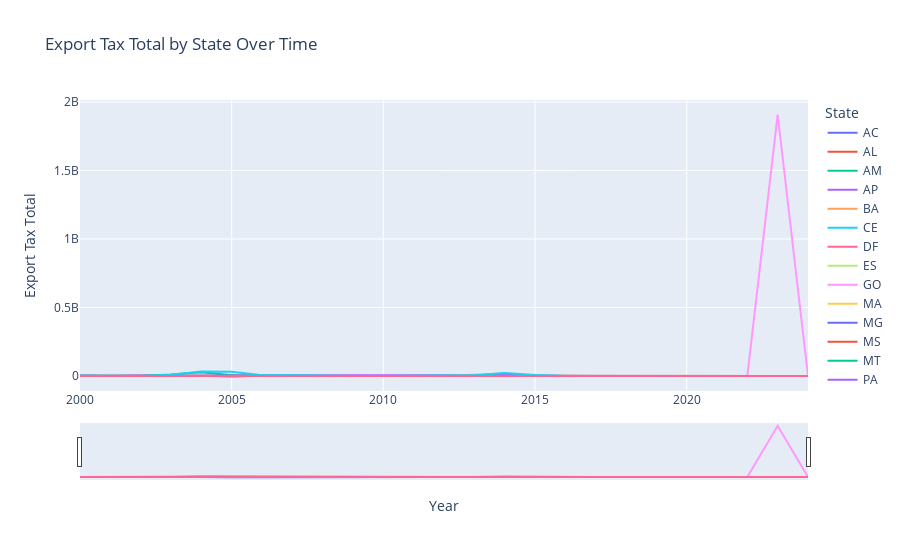

Notebook cell for this chart:
### Code cell
state_export_tax_fig: Figure = create_tax_trend_plot(df=plt_state_trend, tax_type="export", column="state")
state_export_tax_fig.show()

### Figure 1 — Plotly figure (JSON) as saved in the notebook; plotly's stock layout.template omitted (floating-point values rounded to 4 significant figures)
{"data": [{"customdata": [["AC"], ["AC"], ["AC"], ["AC"], ["AC"], ["AC"], ["AC"], ["AC"], ["AC"], ["AC"], ["AC"], ["AC"], ["AC"], ["AC"], ["AC"], ["AC"], ["AC"], ["AC"], ["AC"], ["AC"], ["AC"], ["AC"], ["AC"], ["AC"], ["AC"]], "hovertemplate": "state=%{customdata[0]}<br>Year=%{x}<br>Export Tax Total=%{y}<extra></extra>", "legendgroup": "AC", "line": {"color": "#636efa", "dash": "solid"}, "marker": {"symbol": "circle"}, "mode": "lines", "name": "AC", "orientation": "v", "showlegend": true, "type": "scatter", "x": [2000, 2001, 2002, 2003, 2004, 2005, 2006, 2007, 2008, 2009, 2010, 2011, 2012, 2013, 2014, 2015, 2016, 2017, 2018, 2019, 2020, 2021, 2022, 2023, 2024], "xaxis": "x", "y": [13, 914962, 0, 92, 10, 272, 316, 3815, 0, 12, 0, 582, 0, -211, 0, 0, 0, 10, 0, 0, 20, 0, 0, 0, 0], "yaxis": "y"}, {"customdata": [["AL"], ["AL"], ["AL"], ["AL"], ["AL"], ["AL"], ["AL"], ["AL"], ["AL"], ["AL"], ["AL"], ["AL"], ["AL"], ["AL"], ["AL"], ["AL"], ["AL"], ["AL"], ["AL"], ["AL"], ["AL"], ["AL"], ["AL"], ["AL"], ["AL"]], "hovertemplate": "state=%{customdata[0]}<br>Year=%{x}<br>Export Tax Total=%{y}<extra></extra>", "legendgroup": "AL", "line": {"color": "#EF553B", "dash": "solid"}, "marker": {"symbol": "circle"}, "mode": "lines", "name": "AL", "orientation": "v", "showlegend": true, "type": "scatter", "x": [2000, 2001, 2002, 2003, 2004, 2005, 2006, 2007, 2008, 2009, 2010, 2011, 2012, 2013, 2014, 2015, 2016, 2017, 2018, 2019, 2020, 2021, 2022, 2023, 2024], "xaxis": "x", "y": [229026, 1883156, 0, 190, 157, 8597, 59273, 130231, 0, 0, 0, 251, 0, 15915, 14838, 5946, 0, 1905, 0, 0, 0, 0, 1642, 0, 0], "yaxis": "y"}, {"customdata": [["AM"], ["AM"], ["AM"], ["AM"], ["AM"], ["AM"], ["AM"], ["AM"], ["AM"], ["AM"], ["AM"], ["AM"], ["AM"], ["AM"], ["AM"], ["AM"], ["AM"], ["AM"], ["AM"], ["AM"], ["AM"], ["AM"], ["AM"], ["AM"], ["AM"]], "hovertemplate": "state=%{customdata[0]}<br>Year=%{x}<br>Export Tax Total=%{y}<extra></extra>", "legendgroup": "AM", "line": {"color": "#00cc96", "dash": "solid"}, "marker": {"symbol": "circle"}, "mode": "lines", "name": "AM", "orientation": "v", "showlegend": true, "type": "scatter", "x": [2000, 2001, 2002, 2003, 2004, 2005, 2006, 2007, 2008, 2009, 2010, 2011, 2012, 2013, 2014, 2015, 2016, 2017, 2018, 2019, 2020, 2021, 2022, 2023, 2024], "xaxis": "x", "y": [707, 576, 242, 70, -7, 127641, 88292, 2935, 0, 0, 0, 175, 0, 3275, -2901, 1348, 0, 0, 0, 0, 0, 13, 0, 0, 0], "yaxis": "y"}, {"customdata": [["AP"], ["AP"], ["AP"], ["AP"], ["AP"], ["AP"], ["AP"], ["AP"], ["AP"], ["AP"], ["AP"], ["AP"], ["AP"], ["AP"], ["AP"], ["AP"], ["AP"], ["AP"], ["AP"], ["AP"], ["AP"], ["AP"], ["AP"], ["AP"], ["AP"]], "hovertemplate": "state=%{customdata[0]}<br>Year=%{x}<br>Export Tax Total=%{y}<extra></extra>", "legendgroup": "AP", "line": {"color": "#ab63fa", "dash": "solid"}, "marker": {"symbol": "circle"}, "mode": "lines", "name": "AP", "orientation": "v", "showlegend": true, "type": "scatter", "x": [2000, 2001, 2002, 2003, 2004, 2005, 2006, 2007, 2008, 2009, 2010, 2011, 2012, 2013, 2014, 2015, 2016, 2017, 2018, 2019, 2020, 2021, 2022, 2023, 2024], "xaxis": "x", "y": [0, 0, 0, 0, 151, 233, 150, 116, 0, 0, 0, 1, 0, -4, 0, 211, 0, 0, 0, 123, 0, 0, 50, 0, 0], "yaxis": "y"}, {"customdata": [["BA"], ["BA"], ["BA"], ["BA"], ["BA"], ["BA"], ["BA"], ["BA"], ["BA"], ["BA"], ["BA"], ["BA"], ["BA"], ["BA"], ["BA"], ["BA"], ["BA"], ["BA"], ["BA"], ["BA"], ["BA"], ["BA"], ["BA"], ["BA"], ["BA"]], "hovertemplate": "state=%{customdata[0]}<br>Year=%{x}<br>Export Tax Total=%{y}<extra></extra>", "legendgroup": "BA", "line": {"color": "#FFA15A", "dash": "solid"}, "marker": {"symbol": "circle"}, "mode": "lines", "name": "BA", "orientation": "v", "showlegend": true, "type": "scatter", "x": [2000, 2001, 2002, 2003, 2004, 2005, 2006, 2007, 2008, 2009, 2010, 2011, 2012, 2013, 2014, 2015, 2016, 2017, 2018, 2019, 2020, 2021, 2022, 2023, 2024], "xaxis": "x", "y": [11091, 4062223, 0, 2770612, 3708915, 3012391, 3020564, 1327753, 0, 0, 0, 259262, 0, 288068, 532945, 121482, 0, 0, 0, 0, 0, 0, 0, 0, 0], "yaxis": "y"}, {"customdata": [["CE"], ["CE"], ["CE"], ["CE"], ["CE"], ["CE"], ["CE"], ["CE"], ["CE"], ["CE"], ["CE"], ["CE"], ["CE"], ["CE"], ["CE"], ["CE"], ["CE"], ["CE"], ["CE"], ["CE"], ["CE"], ["CE"], ["CE"], ["CE"], ["CE"]], "hovertemplate": "state=%{customdata[0]}<br>Year=%{x}<br>Export Tax Total=%{y}<extra></extra>", "legendgroup": "CE", "line": {"color": "#19d3f3", "dash": "solid"}, "marker": {"symbol": "circle"}, "mode": "lines", "name": "CE", "orientation": "v", "showlegend": true, "type": "scatter", "x": [2000, 2001, 2002, 2003, 2004, 2005, 2006, 2007, 2008, 2009, 2010, 2011, 2012, 2013, 2014, 2015, 2016, 2017, 2018, 2019, 2020, 2021, 2022, 2023, 2024], "xaxis": "x", "y": [341, 205147, 586, 123817, 474562, 109681, 237292, 53709, 0, 0, 0, 70419, 0, 93223, 216067, 16529, 0, 0, -37, 0, 0, 0, 0, 0, 0], "yaxis": "y"}, {"customdata": [["DF"], ["DF"], ["DF"], ["DF"], ["DF"], ["DF"], ["DF"], ["DF"], ["DF"], ["DF"], ["DF"], ["DF"], ["DF"], ["DF"], ["DF"], ["DF"], ["DF"], ["DF"], ["DF"], ["DF"], ["DF"], ["DF"], ["DF"], ["DF"], ["DF"]], "hovertemplate": "state=%{customdata[0]}<br>Year=%{x}<br>Export Tax Total=%{y}<extra></extra>", "legendgroup": "DF", "line": {"color": "#FF6692", "dash": "solid"}, "marker": {"symbol": "circle"}, "mode": "lines", "name": "DF", "orientation": "v", "showlegend": true, "type": "scatter", "x": [2000, 2001, 2002, 2003, 2004, 2005, 2006, 2007, 2008, 2009, 2010, 2011, 2012, 2013, 2014, 2015, 2016, 2017, 2018, 2019, 2020, 2021, 2022, 2023, 2024], "xaxis": "x", "y": [938, 891, 401, 536, 1021, -9624, 57719, 7688, 1924, 0, 0, 210, 0, 16029, 42854, 2395, 0, 0, 0, 0, 0, 0, 0, 0, 0], "yaxis": "y"}, {"customdata": [["ES"], ["ES"], ["ES"], ["ES"], ["ES"], ["ES"], ["ES"], ["ES"], ["ES"], ["ES"], ["ES"], ["ES"], ["ES"], ["ES"], ["ES"], ["ES"], ["ES"], ["ES"], ["ES"], ["ES"], ["ES"], ["ES"], ["ES"], ["ES"], ["ES"]], "hovertemplate": "state=%{customdata[0]}<br>Year=%{x}<br>Export Tax Total=%{y}<extra></extra>", "legendgroup": "ES", "line": {"color": "#B6E880", "dash": "solid"}, "marker": {"symbol": "circle"}, "mode": "lines", "name": "ES", "orientation": "v", "showlegend": true, "type": "scatter", "x": [2000, 2001, 2002, 2003, 2004, 2005, 2006, 2007, 2008, 2009, 2010, 2011, 2012, 2013, 2014, 2015, 2016, 2017, 2018, 2019, 2020, 2021, 2022, 2023, 2024], "xaxis": "x", "y": [301, 600, 251, 165, 14328, 22683, 19717, 21482, 0, 3255, 0, 1204, 0, 29302, -19058, -667, 0, 0, 0, -41, 0, 0, 0, 0, 0], "yaxis": "y"}, {"customdata": [["GO"], ["GO"], ["GO"], ["GO"], ["GO"], ["GO"], ["GO"], ["GO"], ["GO"], ["GO"], ["GO"], ["GO"], ["GO"], ["GO"], ["GO"], ["GO"], ["GO"], ["GO"], ["GO"], ["GO"], ["GO"], ["GO"], ["GO"], ["GO"], ["GO"]], "hovertemplate": "state=%{customdata[0]}<br>Year=%{x}<br>Export Tax Total=%{y}<extra></extra>", "legendgroup": "GO", "line": {"color": "#FF97FF", "dash": "solid"}, "marker": {"symbol": "circle"}, "mode": "lines", "name": "GO", "orientation": "v", "showlegend": true, "type": "scatter", "x": [2000, 2001, 2002, 2003, 2004, 2005, 2006, 2007, 2008, 2009, 2010, 2011, 2012, 2013, 2014, 2015, 2016, 2017, 2018, 2019, 2020, 2021, 2022, 2023, 2024], "xaxis": "x", "y": [20239, 3528560, 0, 3881638, 3148, 24322, 19147, 86811, 0, 0, 0, 464, 0, 93325, 313204, 224837, 0, 0, 0, 0, 0, 0, 0, 0, 0], "yaxis": "y"}, {"customdata": [["MA"], ["MA"], ["MA"], ["MA"], ["MA"], ["MA"], ["MA"], ["MA"], ["MA"], ["MA"], ["MA"], ["MA"], ["MA"], ["MA"], ["MA"], ["MA"], ["MA"], ["MA"], ["MA"], ["MA"], ["MA"], ["MA"], ["MA"], ["MA"], ["MA"]], "hovertemplate": "state=%{customdata[0]}<br>Year=%{x}<br>Export Tax Total=%{y}<extra></extra>", "legendgroup": "MA", "line": {"color": "#FECB52", "dash": "solid"}, "marker": {"symbol": "circle"}, "mode": "lines", "name": "MA", "orientation": "v", "showlegend": true, "type": "scatter", "x": [2000, 2001, 2002, 2003, 2004, 2005, 2006, 2007, 2008, 2009, 2010, 2011, 2012, 2013, 2014, 2015, 2016, 2017, 2018, 2019, 2020, 2021, 2022, 2023, 2024], "xaxis": "x", "y": [616, 28776, 827, 18105, 920, 3672, 3173, 11653, 0, 1670, 0, 584, 0, 4418, 14231, 1662, 0, 0, 0, 10828, 4562, 0, -3, 0, 0], "yaxis": "y"}, {"customdata": [["MG"], ["MG"], ["MG"], ["MG"], ["MG"], ["MG"], ["MG"], ["MG"], ["MG"], ["MG"], ["MG"], ["MG"], ["MG"], ["MG"], ["MG"], ["MG"], ["MG"], ["MG"], ["MG"], ["MG"], ["MG"], ["MG"], ["MG"], ["MG"], ["MG"]], "hovertemplate": "state=%{customdata[0]}<br>Year=%{x}<br>Export Tax Total=%{y}<extra></extra>", "legendgroup": "MG", "line": {"color": "#636efa", "dash": "solid"}, "marker": {"symbol": "circle"}, "mode": "lines", "name": "MG", "orientation": "v", "showlegend": true, "type": "scatter", "x": [2000, 2001, 2002, 2003, 2004, 2005, 2006, 2007, 2008, 2009, 2010, 2011, 2012, 2013, 2014, 2015, 2016, 2017, 2018, 2019, 2020, 2021, 2022, 2023, 2024], "xaxis": "x", "y": [67159, 5647678, 0, 6503915, 515741, -4170333, 133109, 113694, 22505, 0, 0, 10698, 0, 16500, 16803, 3544, 0, 0, 0, 0, 0, -698, 0, 0, 0], "yaxis": "y"}, {"customdata": [["MS"], ["MS"], ["MS"], ["MS"], ["MS"], ["MS"], ["MS"], ["MS"], ["MS"], ["MS"], ["MS"], ["MS"], ["MS"], ["MS"], ["MS"], ["MS"], ["MS"], ["MS"], ["MS"], ["MS"], ["MS"], ["MS"], ["MS"], ["MS"], ["MS"]], "hovertemplate": "state=%{customdata[0]}<br>Year=%{x}<br>Export Tax Total=%{y}<extra></extra>", "legendgroup": "MS", "line": {"color": "#EF553B", "dash": "solid"}, "marker": {"symbol": "circle"}, "mode": "lines", "name": "MS", "orientation": "v", "showlegend": true, "type": "scatter", "x": [2000, 2001, 2002, 2003, 2004, 2005, 2006, 2007, 2008, 2009, 2010, 2011, 2012, 2013, 2014, 2015, 2016, 2017, 2018, 2019, 2020, 2021, 2022, 2023, 2024], "xaxis": "x", "y": [33503, 1475690, 0, 3174805, 444981, 6804757, 1458011, 55079, 0, 0, 0, 7151, 0, 1055105, 2787904, 477811, 0, 0, -41, -58, 0, 352, 153234, 0, 0], "yaxis": "y"}, {"customdata": [["MT"], ["MT"], ["MT"], ["MT"], ["MT"], ["MT"], ["MT"], ["MT"], ["MT"], ["MT"], ["MT"], ["MT"], ["MT"], ["MT"], ["MT"], ["MT"], ["MT"], ["MT"], ["MT"], ["MT"], ["MT"], ["MT"], ["MT"], ["MT"], ["MT"]], "hovertemplate": "state=%{customdata[0]}<br>Year=%{x}<br>Export Tax Total=%{y}<extra></extra>", "legendgroup": "MT", "line": {"color": "#00cc96", "dash": "solid"}, "marker": {"symbol": "circle"}, "mode": "lines", "name": "MT", "orientation": "v", "showlegend": true, "type": "scatter", "x": [2000, 2001, 2002, 2003, 2004, 2005, 2006, 2007, 2008, 2009, 2010, 2011, 2012, 2013, 2014, 2015, 2016, 2017, 2018, 2019, 2020, 2021, 2022, 2023, 2024], "xaxis": "x", "y": [9412, 1530632, 0, 2585925, 337, 687446, 16729, 8823, 0, 0, 0, 256, 0, 79716, 393652, 94125, -23, 0, 0, 5479, 0, 0, 0, 0, 0], "yaxis": "y"}, {"customdata": [["PA"], ["PA"], ["PA"], ["PA"], ["PA"], ["PA"], ["PA"], ["PA"], ["PA"], ["PA"], ["PA"], ["PA"], ["PA"], ["PA"], ["PA"], ["PA"], ["PA"], ["PA"], ["PA"], ["PA"], ["PA"], ["PA"], ["PA"], ["PA"], ["PA"]], "hovertemplate": "state=%{customdata[0]}<br>Year=%{x}<br>Export Tax Total=%{y}<extra></extra>", "legendgroup": "PA", "line": {"color": "#ab63fa", "dash": "solid"}, "marker": {"symbol": "circle"}, "mode": "lines", "name": "PA", "orientation": "v", "showlegend": true, "type": "scatter", "x": [2000, 2001, 2002, 2003, 2004, 2005, 2006, 2007, 2008, 2009, 2010, 2011, 2012, 2013, 2014, 2015, 2016, 2017, 2018, 2019, 2020, 2021, 2022, 2023, 2024], "xaxis": "x", "y": [12647, 416385, 0, 1192020, 809877, 227351, 856961, 706247, 0, 0, 0, 63747, 0, 3238662, 7745268, 1873383, 196048, 22245, 0, 0, 0, 773, 0, 0, 0], "yaxis": "y"}, {"customdata": [["PB"], ["PB"], ["PB"], ["PB"], ["PB"], ["PB"], ["PB"], ["PB"], ["PB"], ["PB"], ["PB"], ["PB"], ["PB"], ["PB"], ["PB"], ["PB"], ["PB"], ["PB"], ["PB"], ["PB"], ["PB"], ["PB"], ["PB"], ["PB"], ["PB"]], "hovertemplate": "state=%{customdata[0]}<br>Year=%{x}<br>Export Tax Total=%{y}<extra></extra>", "legendgroup": "PB", "line": {"color": "#FFA15A", "dash": "solid"}, "marker": {"symbol": "circle"}, "mode": "lines", "name": "PB", "orientation": "v", "showlegend": true, "type": "scatter", "x": [2000, 2001, 2002, 2003, 2004, 2005, 2006, 2007, 2008, 2009, 2010, 2011, 2012, 2013, 2014, 2015, 2016, 2017, 2018, 2019, 2020, 2021, 2022, 2023, 2024], "xaxis": "x", "y": [1272, 32240, 12, 420, -32747, 3904, 4615, 6254, 0, 0, 0, 32, 0, 8574, -1882, -1475, 0, 0, 0, 0, 0, 0, 0, 0, 0], "yaxis": "y"}, {"customdata": [["PE"], ["PE"], ["PE"], ["PE"], ["PE"], ["PE"], ["PE"], ["PE"], ["PE"], ["PE"], ["PE"], ["PE"], ["PE"], ["PE"], ["PE"], ["PE"], ["PE"], ["PE"], ["PE"], ["PE"], ["PE"], ["PE"], ["PE"], ["PE"], ["PE"]], "hovertemplate": "state=%{customdata[0]}<br>Year=%{x}<br>Export Tax Total=%{y}<extra></extra>", "legendgroup": "PE", "line": {"color": "#19d3f3", "dash": "solid"}, "marker": {"symbol": "circle"}, "mode": "lines", "name": "PE", "orientation": "v", "showlegend": true, "type": "scatter", "x": [2000, 2001, 2002, 2003, 2004, 2005, 2006, 2007, 2008, 2009, 2010, 2011, 2012, 2013, 2014, 2015, 2016, 2017, 2018, 2019, 2020, 2021, 2022, 2023, 2024], "xaxis": "x", "y": [7651, 586476, 0, 3167577, 1274, 11859, 46567, 125007, 0, 8991, 1623, 1055, 0, 149746, 165663, 54728, 0, 0, 0, 0, 0, 0, 0, 24323, 0], "yaxis": "y"}, {"customdata": [["PI"], ["PI"], ["PI"], ["PI"], ["PI"], ["PI"], ["PI"], ["PI"], ["PI"], ["PI"], ["PI"], ["PI"], ["PI"], ["PI"], ["PI"], ["PI"], ["PI"], ["PI"], ["PI"], ["PI"], ["PI"], ["PI"], ["PI"], ["PI"], ["PI"]], "hovertemplate": "state=%{customdata[0]}<br>Year=%{x}<br>Export Tax Total=%{y}<extra></extra>", "legendgroup": "PI", "line": {"color": "#FF6692", "dash": "solid"}, "marker": {"symbol": "circle"}, "mode": "lines", "name": "PI", "orientation": "v", "showlegend": true, "type": "scatter", "x": [2000, 2001, 2002, 2003, 2004, 2005, 2006, 2007, 2008, 2009, 2010, 2011, 2012, 2013, 2014, 2015, 2016, 2017, 2018, 2019, 2020, 2021, 2022, 2023, 2024], "xaxis": "x", "y": [276, 584821, 78, 387146, 308, 5940, 10128, 10008, 0, 172, 0, 51, 0, 2814, 902, -171, 0, 0, 0, 0, 0, 0, 0, 0, 0], "yaxis": "y"}, {"customdata": [["PR"], ["PR"], ["PR"], ["PR"], ["PR"], ["PR"], ["PR"], ["PR"], ["PR"], ["PR"], ["PR"], ["PR"], ["PR"], ["PR"], ["PR"], ["PR"], ["PR"], ["PR"], ["PR"], ["PR"], ["PR"], ["PR"], ["PR"], ["PR"], ["PR"]], "hovertemplate": "state=%{customdata[0]}<br>Year=%{x}<br>Export Tax Total=%{y}<extra></extra>", "legendgroup": "PR", "line": {"color": "#B6E880", "dash": "solid"}, "marker": {"symbol": "circle"}, "mode": "lines", "name": "PR", "orientation": "v", "showlegend": true, "type": "scatter", "x": [2000, 2001, 2002, 2003, 2004, 2005, 2006, 2007, 2008, 2009, 2010, 2011, 2012, 2013, 2014, 2015, 2016, 2017, 2018, 2019, 2020, 2021, 2022, 2023, 2024], "xaxis": "x", "y": [101638, 7526436, 0, 4557487, 10373497, 3826806, 794198, 2211612, 0, 0, 407032, 602108, 0, 9286634, 17167672, 2770432, 0, 0, 0, 0, 0, 0, 0, 0, 0], "yaxis": "y"}, {"customdata": [["RJ"], ["RJ"], ["RJ"], ["RJ"], ["RJ"], ["RJ"], ["RJ"], ["RJ"], ["RJ"], ["RJ"], ["RJ"], ["RJ"], ["RJ"], ["RJ"], ["RJ"], ["RJ"], ["RJ"], ["RJ"], ["RJ"], ["RJ"], ["RJ"], ["RJ"], ["RJ"], ["RJ"], ["RJ"]], "hovertemplate": "state=%{customdata[0]}<br>Year=%{x}<br>Export Tax Total=%{y}<extra></extra>", "legendgroup": "RJ", "line": {"color": "#FF97FF", "dash": "solid"}, "marker": {"symbol": "circle"}, "mode": "lines", "name": "RJ", "orientation": "v", "showlegend": true, "type": "scatter", "x": [2000, 2001, 2002, 2003, 2004, 2005, 2006, 2007, 2008, 2009, 2010, 2011, 2012, 2013, 2014, 2015, 2016, 2017, 2018, 2019, 2020, 2021, 2022, 2023, 2024], "xaxis": "x", "y": [1107016, 384, 1955, 3781, 359321, 63760, 65146, 104390, 0, 0, 0, 1929, 0, 11931, 114873, 116973, 3223, 0, 0, 0, 0, 0, 0, 1908811359, 0], "yaxis": "y"}, {"customdata": [["RN"], ["RN"], ["RN"], ["RN"], ["RN"], ["RN"], ["RN"], ["RN"], ["RN"], ["RN"], ["RN"], ["RN"], ["RN"], ["RN"], ["RN"], ["RN"], ["RN"], ["RN"], ["RN"], ["RN"], ["RN"], ["RN"], ["RN"], ["RN"], ["RN"]], "hovertemplate": "state=%{customdata[0]}<br>Year=%{x}<br>Export Tax Total=%{y}<extra></extra>", "legendgroup": "RN", "line": {"color": "#FECB52", "dash": "solid"}, "marker": {"symbol": "circle"}, "mode": "lines", "name": "RN", "orientation": "v", "showlegend": true, "type": "scatter", "x": [2000, 2001, 2002, 2003, 2004, 2005, 2006, 2007, 2008, 2009, 2010, 2011, 2012, 2013, 2014, 2015, 2016, 2017, 2018, 2019, 2020, 2021, 2022, 2023, 2024], "xaxis": "x", "y": [570, 0, 10, 148923, 6101, 3945, 2368, 3231, 0, 0, 0, 3119, -4, -601, 7632, 213, 0, 7, 0, 0, 0, 0, 0, 0, 0], "yaxis": "y"}, {"customdata": [["RO"], ["RO"], ["RO"], ["RO"], ["RO"], ["RO"], ["RO"], ["RO"], ["RO"], ["RO"], ["RO"], ["RO"], ["RO"], ["RO"], ["RO"], ["RO"], ["RO"], ["RO"], ["RO"], ["RO"], ["RO"], ["RO"], ["RO"], ["RO"], ["RO"]], "hovertemplate": "state=%{customdata[0]}<br>Year=%{x}<br>Export Tax Total=%{y}<extra></extra>", "legendgroup": "RO", "line": {"color": "#636efa", "dash": "solid"}, "marker": {"symbol": "circle"}, "mode": "lines", "name": "RO", "orientation": "v", "showlegend": true, "type": "scatter", "x": [2000, 2001, 2002, 2003, 2004, 2005, 2006, 2007, 2008, 2009, 2010, 2011, 2012, 2013, 2014, 2015, 2016, 2017, 2018, 2019, 2020, 2021, 2022, 2023, 2024], "xaxis": "x", "y": [188, 132, 49, 150, 225, 2918347, 3911, 1598, 0, 45, 0, 101, 0, 420, 1631, -88, 0, 0, 0, 0, 0, 0, -80, 0, -91], "yaxis": "y"}, {"customdata": [["RR"], ["RR"], ["RR"], ["RR"], ["RR"], ["RR"], ["RR"], ["RR"], ["RR"], ["RR"], ["RR"], ["RR"], ["RR"], ["RR"], ["RR"], ["RR"], ["RR"], ["RR"], ["RR"], ["RR"], ["RR"], ["RR"], ["RR"], ["RR"], ["RR"]], "hovertemplate": "state=%{customdata[0]}<br>Year=%{x}<br>Export Tax Total=%{y}<extra></extra>", "legendgroup": "RR", "line": {"color": "#EF553B", "dash": "solid"}, "marker": {"symbol": "circle"}, "mode": "lines", "name": "RR", "orientation": "v", "showlegend": true, "type": "scatter", "x": [2000, 2001, 2002, 2003, 2004, 2005, 2006, 2007, 2008, 2009, 2010, 2011, 2012, 2013, 2014, 2015, 2016, 2017, 2018, 2019, 2020, 2021, 2022, 2023, 2024], "xaxis": "x", "y": [33, 0, 45, 3070, 36, 164, 206, 238, 0, 0, -1, 1, 0, 10, 2006, -10, -2, 0, 0, 0, 0, 0, 0, 0, 0], "yaxis": "y"}, {"customdata": [["RS"], ["RS"], ["RS"], ["RS"], ["RS"], ["RS"], ["RS"], ["RS"], ["RS"], ["RS"], ["RS"], ["RS"], ["RS"], ["RS"], ["RS"], ["RS"], ["RS"], ["RS"], ["RS"], ["RS"], ["RS"], ["RS"], ["RS"], ["RS"], ["RS"]], "hovertemplate": "state=%{customdata[0]}<br>Year=%{x}<br>Export Tax Total=%{y}<extra></extra>", "legendgroup": "RS", "line": {"color": "#00cc96", "dash": "solid"}, "marker": {"symbol": "circle"}, "mode": "lines", "name": "RS", "orientation": "v", "showlegend": true, "type": "scatter", "x": [2000, 2001, 2002, 2003, 2004, 2005, 2006, 2007, 2008, 2009, 2010, 2011, 2012, 2013, 2014, 2015, 2016, 2017, 2018, 2019, 2020, 2021, 2022, 2023, 2024], "xaxis": "x", "y": [326795, 0, 0, 9454668, 26142969, 5432283, 1602375, 1545966, 0, 0, 0, 47801, 0, 1342377, 4288755, 1231613, 0, 0, 82869, 0, 0, 0, 0, 0, 0], "yaxis": "y"}, {"customdata": [["SC"], ["SC"], ["SC"], ["SC"], ["SC"], ["SC"], ["SC"], ["SC"], ["SC"], ["SC"], ["SC"], ["SC"], ["SC"], ["SC"], ["SC"], ["SC"], ["SC"], ["SC"], ["SC"], ["SC"], ["SC"], ["SC"], ["SC"], ["SC"], ["SC"]], "hovertemplate": "state=%{customdata[0]}<br>Year=%{x}<br>Export Tax Total=%{y}<extra></extra>", "legendgroup": "SC", "line": {"color": "#ab63fa", "dash": "solid"}, "marker": {"symbol": "circle"}, "mode": "lines", "name": "SC", "orientation": "v", "showlegend": true, "type": "scatter", "x": [2000, 2001, 2002, 2003, 2004, 2005, 2006, 2007, 2008, 2009, 2010, 2011, 2012, 2013, 2014, 2015, 2016, 2017, 2018, 2019, 2020, 2021, 2022, 2023, 2024], "xaxis": "x", "y": [85219, 0, 0, 847185, 795012, 94881, 45433, 160009, 101064, 27262, 0, 24870, 0, 3762527, 11175943, 1850104, 0, 0, 0, 0, 0, -5536, 0, 0, 0], "yaxis": "y"}, {"customdata": [["SE"], ["SE"], ["SE"], ["SE"], ["SE"], ["SE"], ["SE"], ["SE"], ["SE"], ["SE"], ["SE"], ["SE"], ["SE"], ["SE"], ["SE"], ["SE"], ["SE"], ["SE"], ["SE"], ["SE"], ["SE"], ["SE"], ["SE"], ["SE"], ["SE"]], "hovertemplate": "state=%{customdata[0]}<br>Year=%{x}<br>Export Tax Total=%{y}<extra></extra>", "legendgroup": "SE", "line": {"color": "#FFA15A", "dash": "solid"}, "marker": {"symbol": "circle"}, "mode": "lines", "name": "SE", "orientation": "v", "showlegend": true, "type": "scatter", "x": [2000, 2001, 2002, 2003, 2004, 2005, 2006, 2007, 2008, 2009, 2010, 2011, 2012, 2013, 2014, 2015, 2016, 2017, 2018, 2019, 2020, 2021, 2022, 2023, 2024], "xaxis": "x", "y": [105, 35, 16, 40313, 257, 1548, 1953, 4268, 0, 0, 0, 985, 0, -3497, 3775, -36, 0, 0, 0, 0, 0, -2, 0, 0, 0], "yaxis": "y"}, {"customdata": [["SP"], ["SP"], ["SP"], ["SP"], ["SP"], ["SP"], ["SP"], ["SP"], ["SP"], ["SP"], ["SP"], ["SP"], ["SP"], ["SP"], ["SP"], ["SP"], ["SP"], ["SP"], ["SP"], ["SP"], ["SP"], ["SP"], ["SP"], ["SP"], ["SP"]], "hovertemplate": "state=%{customdata[0]}<br>Year=%{x}<br>Export Tax Total=%{y}<extra></extra>", "legendgroup": "SP", "line": {"color": "#19d3f3", "dash": "solid"}, "marker": {"symbol": "circle"}, "mode": "lines", "name": "SP", "orientation": "v", "showlegend": true, "type": "scatter", "x": [2000, 2001, 2002, 2003, 2004, 2005, 2006, 2007, 2008, 2009, 2010, 2011, 2012, 2013, 2014, 2015, 2016, 2017, 2018, 2019, 2020, 2021, 2022, 2023, 2024], "xaxis": "x", "y": [485301, 0, 0, 9104838, 32354317, 29661980, 3837758, 4020465, 0, 0, 0, 323692, 0, 5126593, 20186400, 7146400, 0, 0, 0, 0, 0, 0, 0, 0, 0], "yaxis": "y"}, {"customdata": [["TO"], ["TO"], ["TO"], ["TO"], ["TO"], ["TO"], ["TO"], ["TO"], ["TO"], ["TO"], ["TO"], ["TO"], ["TO"], ["TO"], ["TO"], ["TO"], ["TO"], ["TO"], ["TO"], ["TO"], ["TO"], ["TO"], ["TO"], ["TO"], ["TO"]], "hovertemplate": "state=%{customdata[0]}<br>Year=%{x}<br>Export Tax Total=%{y}<extra></extra>", "legendgroup": "TO", "line": {"color": "#FF6692", "dash": "solid"}, "marker": {"symbol": "circle"}, "mode": "lines", "name": "TO", "orientation": "v", "showlegend": true, "type": "scatter", "x": [2000, 2001, 2002, 2003, 2004, 2005, 2006, 2007, 2008, 2009, 2010, 2011, 2012, 2013, 2014, 2015, 2016, 2017, 2018, 2019, 2020, 2021, 2022, 2023, 2024], "xaxis": "x", "y": [487, 41, 172, 184, 392, 761, 17614, 50497, 0, 0, 0, 25, 1669, 31597, 16801, 4157, 0, 0, 0, 610, 0, 0, 0, 0, 0], "yaxis": "y"}], "layout": {"hovermode": "closest", "legend": {"title": {"text": "State"}, "tracegroupgap": 0}, "title": {"text": "Export Tax Total by State Over Time"}, "xaxis": {"anchor": "y", "domain": [0, 1], "rangeslider": {"visible": true}, "title": {"text": "Year"}}, "yaxis": {"anchor": "x", "domain": [0, 1], "title": {"text": "Export Tax Total"}}}}
